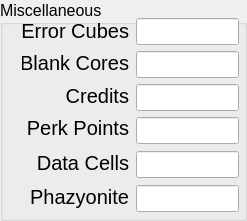
   <widget class="QGroupBox" name="misc_group">
    <property name="geometry">
     <rect>
      <x>9</x>
      <y>409</y>
      <width>247</width>
      <height>221</height>
     </rect>
    </property>
    <property name="font">
     <font>
      <pointsize>12</pointsize>
     </font>
    </property>
    <property name="title">
     <string>Miscellaneous</string>
    </property>
    <property name="checkable">
     <bool>false</bool>
    </property>
    <widget class="QLabel" name="core_label">
     <property name="geometry">
      <rect>
       <x>22</x>
       <y>51</y>
       <width>107</width>
       <height>27</height>
      </rect>
     </property>
     <property name="font">
      <font>
       <family>MS Shell Dlg 2</family>
       <pointsize>15</pointsize>
       <weight>50</weight>
       <bold>false</bold>
       <kerning>true</kerning>
      </font>
     </property>
     <property name="text">
      <string>Blank Cores</string>
     </property>
     <property name="textFormat">
      <enum>Qt::PlainText</enum>
     </property>
     <property name="alignment">
      <set>Qt::AlignRight|Qt::AlignTop|Qt::AlignTrailing</set>
     </property>
     <property name="margin">
      <number>0</number>
     </property>
    </widget>
    <widget class="QLabel" name="error_label">
     <property name="geometry">
      <rect>
       <x>22</x>
       <y>19</y>
       <width>107</width>
       <height>27</height>
      </rect>
     </property>
     <property name="font">
      <font>
       <family>MS Shell Dlg 2</family>
       <pointsize>15</pointsize>
       <weight>50</weight>
       <bold>false</bold>
       <kerning>true</kerning>
      </font>
     </property>
     <property name="text">
      <string>Error Cubes</string>
     </property>
     <property name="textFormat">
      <enum>Qt::PlainText</enum>
     </property>
     <property name="alignment">
      <set>Qt::AlignRight|Qt::AlignTop|Qt::AlignTrailing</set>
     </property>
     <property name="margin">
      <number>0</number>
     </property>
    </widget>
    <widget class="QLabel" name="perk_label">
     <property name="geometry">
      <rect>
       <x>22</x>
       <y>116</y>
       <width>107</width>
       <height>27</height>
      </rect>
     </property>
     <property name="font">
      <font>
       <family>MS Shell Dlg 2</family>
       <pointsize>15</pointsize>
       <weight>50</weight>
       <bold>false</bold>
       <kerning>true</kerning>
      </font>
     </property>
     <property name="text">
      <string>Perk Points</string>
     </property>
     <property name="textFormat">
      <enum>Qt::PlainText</enum>
     </property>
     <property name="alignment">
      <set>Qt::AlignRight|Qt::AlignTop|Qt::AlignTrailing</set>
     </property>
     <property name="margin">
      <number>0</number>
     </property>
    </widget>
    <widget class="QLabel" name="credit_label">
     <property name="geometry">
      <rect>
       <x>22</x>
       <y>84</y>
       <width>107</width>
       <height>27</height>
      </rect>
     </property>
     <property name="font">
      <font>
       <family>MS Shell Dlg 2</family>
       <pointsize>15</pointsize>
       <weight>50</weight>
       <bold>false</bold>
       <kerning>true</kerning>
      </font>
     </property>
     <property name="text">
      <string>Credits</string>
     </property>
     <property name="textFormat">
      <enum>Qt::PlainText</enum>
     </property>
     <property name="alignment">
      <set>Qt::AlignRight|Qt::AlignTop|Qt::AlignTrailing</set>
     </property>
     <property name="margin">
      <number>0</number>
     </property>
    </widget>
    <widget class="QLineEdit" name="perk_text">
     <property name="geometry">
      <rect>
       <x>136</x>
       <y>117</y>
       <width>103</width>
       <height>27</height>
      </rect>
     </property>
     <property name="font">
      <font>
       <pointsize>11</pointsize>
      </font>
     </property>
     <property name="inputMethodHints">
      <set>Qt::ImhDigitsOnly</set>
     </property>
    </widget>
    <widget class="QLineEdit" name="error_text">
     <property name="geometry">
      <rect>
       <x>136</x>
       <y>18</y>
       <width>103</width>
       <height>27</height>
      </rect>
     </property>
     <property name="font">
      <font>
       <pointsize>11</pointsize>
      </font>
     </property>
     <property name="inputMethodHints">
      <set>Qt::ImhDigitsOnly</set>
     </property>
    </widget>
    <widget class="QLineEdit" name="core_text">
     <property name="geometry">
      <rect>
       <x>136</x>
       <y>51</y>
       <width>103</width>
       <height>27</height>
      </rect>
     </property>
     <property name="font">
      <font>
       <pointsize>11</pointsize>
      </font>
     </property>
     <property name="inputMethodHints">
      <set>Qt::ImhDigitsOnly</set>
     </property>
    </widget>
    <widget class="QLineEdit" name="credits_text">
     <property name="geometry">
      <rect>
       <x>136</x>
       <y>84</y>
       <width>103</width>
       <height>27</height>
      </rect>
     </property>
     <property name="font">
      <font>
       <pointsize>11</pointsize>
      </font>
     </property>
     <property name="inputMethodHints">
      <set>Qt::ImhDigitsOnly</set>
     </property>
    </widget>
    <widget class="QLabel" name="data_label">
     <property name="geometry">
      <rect>
       <x>22</x>
       <y>151</y>
       <width>107</width>
       <height>27</height>
      </rect>
     </property>
     <property name="font">
      <font>
       <family>MS Shell Dlg 2</family>
       <pointsize>15</pointsize>
       <weight>50</weight>
       <bold>false</bold>
       <kerning>true</kerning>
      </font>
     </property>
     <property name="text">
      <string>Data Cells</string>
     </property>
     <property name="textFormat">
      <enum>Qt::PlainText</enum>
     </property>
     <property name="alignment">
      <set>Qt::AlignRight|Qt::AlignTop|Qt::AlignTrailing</set>
     </property>
     <property name="margin">
      <number>0</number>
     </property>
    </widget>
    <widget class="QLineEdit" name="data_text">
     <property name="geometry">
      <rect>
       <x>136</x>
       <y>151</y>
       <width>103</width>
       <height>27</height>
      </rect>
     </property>
     <property name="font">
      <font>
       <pointsize>11</pointsize>
      </font>
     </property>
     <property name="inputMethodHints">
      <set>Qt::ImhDigitsOnly</set>
     </property>
    </widget>
    <widget class="QLineEdit" name="phazy_text">
     <property name="geometry">
      <rect>
       <x>136</x>
       <y>185</y>
       <width>103</width>
       <height>27</height>
      </rect>
     </property>
     <property name="font">
      <font>
       <pointsize>11</pointsize>
      </font>
     </property>
     <property name="inputMethodHints">
      <set>Qt::ImhDigitsOnly</set>
     </property>
    </widget>
    <widget class="QLabel" name="phazy_label">
     <property name="geometry">
      <rect>
       <x>22</x>
       <y>185</y>
       <width>107</width>
       <height>27</height>
      </rect>
     </property>
     <property name="font">
      <font>
       <family>MS Shell Dlg 2</family>
       <pointsize>15</pointsize>
       <weight>50</weight>
       <bold>false</bold>
       <kerning>true</kerning>
      </font>
     </property>
     <property name="text">
      <string>Phazyonite</string>
     </property>
     <property name="textFormat">
      <enum>Qt::PlainText</enum>
     </property>
     <property name="alignment">
      <set>Qt::AlignRight|Qt::AlignTop|Qt::AlignTrailing</set>
     </property>
     <property name="margin">
      <number>0</number>
     </property>
    </widget>
   </widget>
